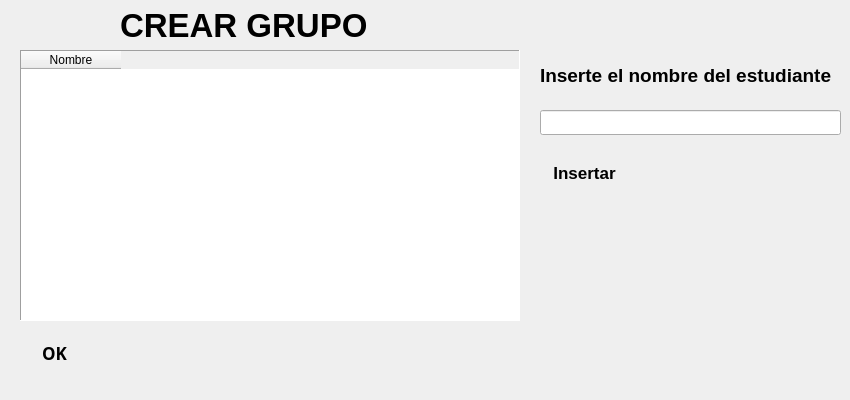
<?xml version="1.0" encoding="UTF-8"?>
<ui version="4.0">
 <class>MainWindow11</class>
 <widget class="QMainWindow" name="MainWindow11">
  <property name="geometry">
   <rect>
    <x>0</x>
    <y>0</y>
    <width>850</width>
    <height>400</height>
   </rect>
  </property>
  <property name="minimumSize">
   <size>
    <width>850</width>
    <height>400</height>
   </size>
  </property>
  <property name="maximumSize">
   <size>
    <width>850</width>
    <height>400</height>
   </size>
  </property>
  <property name="windowTitle">
   <string>Educación Física UO</string>
  </property>
  <property name="windowIcon">
   <iconset>
    <normaloff>:/icons/res/registro2.svg</normaloff>:/icons/res/registro2.svg</iconset>
  </property>
  <property name="styleSheet">
   <string notr="true">QPushButton 
{
	border-radius:5px;
	background-color: &quot;white&quot;;
}

QPushButton:hover { background-color: rgb(200,200,200)}

#centralwidget
{
border-image: url(:/images/fondo.jpg);
}</string>
  </property>
  <widget class="QWidget" name="centralwidget">
   <widget class="QPushButton" name="pushButton_2">
    <property name="geometry">
     <rect>
      <x>10</x>
      <y>340</y>
      <width>89</width>
      <height>25</height>
     </rect>
    </property>
    <property name="font">
     <font>
      <family>Ubuntu Condensed</family>
      <pointsize>13</pointsize>
      <weight>75</weight>
      <bold>true</bold>
     </font>
    </property>
    <property name="text">
     <string>OK</string>
    </property>
   </widget>
   <widget class="QLabel" name="label">
    <property name="geometry">
     <rect>
      <x>120</x>
      <y>10</y>
      <width>251</width>
      <height>31</height>
     </rect>
    </property>
    <property name="font">
     <font>
      <family>Arial</family>
      <pointsize>25</pointsize>
      <weight>75</weight>
      <bold>true</bold>
     </font>
    </property>
    <property name="text">
     <string>CREAR GRUPO</string>
    </property>
   </widget>
   <widget class="QPushButton" name="pushButton">
    <property name="geometry">
     <rect>
      <x>20</x>
      <y>10</y>
      <width>30</width>
      <height>30</height>
     </rect>
    </property>
    <property name="minimumSize">
     <size>
      <width>30</width>
      <height>30</height>
     </size>
    </property>
    <property name="maximumSize">
     <size>
      <width>30</width>
      <height>30</height>
     </size>
    </property>
    <property name="text">
     <string/>
    </property>
    <property name="icon">
     <iconset resource="img.qrc">
      <normaloff>:/imgenes/imgenes/atras - copia.png</normaloff>:/imgenes/imgenes/atras - copia.png</iconset>
    </property>
    <property name="iconSize">
     <size>
      <width>25</width>
      <height>25</height>
     </size>
    </property>
   </widget>
   <widget class="QTableWidget" name="tableWidget">
    <property name="geometry">
     <rect>
      <x>20</x>
      <y>50</y>
      <width>500</width>
      <height>271</height>
     </rect>
    </property>
    <property name="minimumSize">
     <size>
      <width>500</width>
      <height>0</height>
     </size>
    </property>
    <property name="maximumSize">
     <size>
      <width>500</width>
      <height>16777215</height>
     </size>
    </property>
    <property name="font">
     <font>
      <family>Arial</family>
     </font>
    </property>
    <property name="frameShape">
     <enum>QFrame::Panel</enum>
    </property>
    <property name="frameShadow">
     <enum>QFrame::Sunken</enum>
    </property>
    <property name="midLineWidth">
     <number>1</number>
    </property>
    <column>
     <property name="text">
      <string>Nombre</string>
     </property>
    </column>
   </widget>
   <widget class="QLabel" name="label_2">
    <property name="geometry">
     <rect>
      <x>540</x>
      <y>60</y>
      <width>311</width>
      <height>31</height>
     </rect>
    </property>
    <property name="font">
     <font>
      <family>Arial</family>
      <pointsize>14</pointsize>
      <weight>75</weight>
      <bold>true</bold>
     </font>
    </property>
    <property name="text">
     <string>Inserte el nombre del estudiante</string>
    </property>
   </widget>
   <widget class="QLineEdit" name="lineEdit">
    <property name="geometry">
     <rect>
      <x>540</x>
      <y>110</y>
      <width>301</width>
      <height>25</height>
     </rect>
    </property>
    <property name="font">
     <font>
      <family>Arial</family>
      <pointsize>14</pointsize>
      <weight>75</weight>
      <bold>true</bold>
     </font>
    </property>
   </widget>
   <widget class="QPushButton" name="pushButton_3">
    <property name="geometry">
     <rect>
      <x>540</x>
      <y>160</y>
      <width>89</width>
      <height>25</height>
     </rect>
    </property>
    <property name="font">
     <font>
      <family>Arial</family>
      <pointsize>13</pointsize>
      <weight>75</weight>
      <bold>true</bold>
     </font>
    </property>
    <property name="text">
     <string>Insertar</string>
    </property>
   </widget>
  </widget>
  <widget class="QMenuBar" name="menubar">
   <property name="geometry">
    <rect>
     <x>0</x>
     <y>0</y>
     <width>850</width>
     <height>21</height>
    </rect>
   </property>
  </widget>
 </widget>
 <resources>
  <include location="img.qrc"/>
 </resources>
 <connections/>
</ui>
